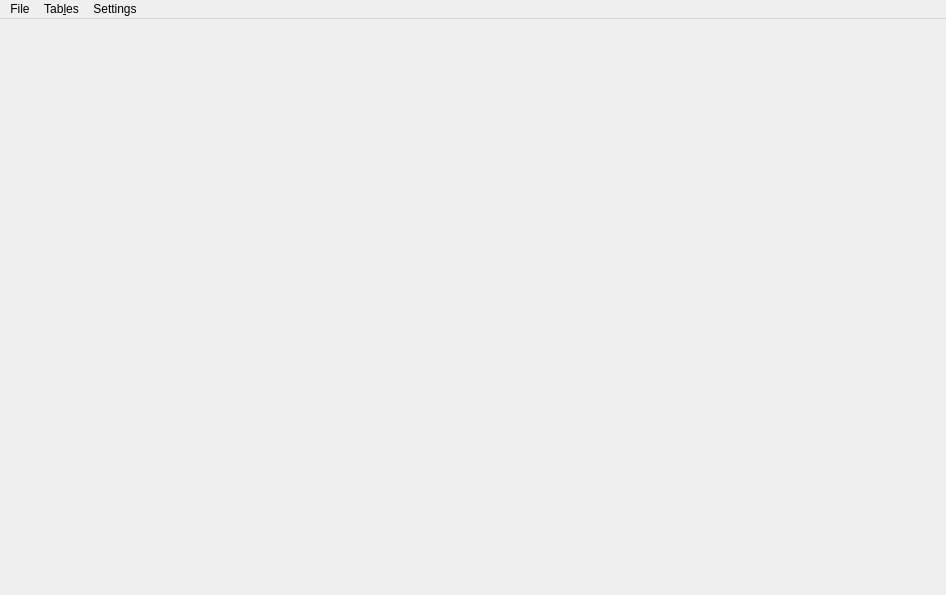
<?xml version="1.0" encoding="UTF-8"?>
<ui version="4.0">
 <class>MainWindow</class>
 <widget class="QMainWindow" name="MainWindow">
  <property name="geometry">
   <rect>
    <x>0</x>
    <y>0</y>
    <width>946</width>
    <height>595</height>
   </rect>
  </property>
  <property name="windowTitle">
   <string>Cal Poly SMV ECU Tuner</string>
  </property>
  <widget class="QWidget" name="centralwidget"/>
  <widget class="QMenuBar" name="menubar">
   <property name="geometry">
    <rect>
     <x>0</x>
     <y>0</y>
     <width>946</width>
     <height>22</height>
    </rect>
   </property>
   <widget class="QMenu" name="menuTables">
    <property name="title">
     <string>Tab&amp;les</string>
    </property>
    <addaction name="actionVolumetric_Efficiency"/>
    <addaction name="actionSpark_Advance"/>
   </widget>
   <widget class="QMenu" name="menuFile">
    <property name="title">
     <string>File</string>
    </property>
    <addaction name="actionOpen_Profile"/>
    <addaction name="actionSave_Profile"/>
    <addaction name="actionSave_Profile_As"/>
   </widget>
   <widget class="QMenu" name="menuSettings">
    <property name="title">
     <string>Settings</string>
    </property>
    <widget class="QMenu" name="menuSerial_Port">
     <property name="title">
      <string>Serial Port</string>
     </property>
     <addaction name="actionNo_Devices"/>
    </widget>
    <addaction name="menuSerial_Port"/>
   </widget>
   <addaction name="menuFile"/>
   <addaction name="menuTables"/>
   <addaction name="menuSettings"/>
  </widget>
  <action name="actionVolumetric_Efficiency">
   <property name="text">
    <string>&amp;Volumetric Efficiency</string>
   </property>
  </action>
  <action name="actionSpark_Advance">
   <property name="text">
    <string>&amp;Spark Advance</string>
   </property>
  </action>
  <action name="actionNo_Devices">
   <property name="enabled">
    <bool>false</bool>
   </property>
   <property name="text">
    <string>No Devices</string>
   </property>
  </action>
  <action name="actionOpen_Profile">
   <property name="text">
    <string>Open Profile...</string>
   </property>
  </action>
  <action name="actionSave_Profile">
   <property name="text">
    <string>Save Profile</string>
   </property>
  </action>
  <action name="actionSave_Profile_As">
   <property name="text">
    <string>Save Profile As...</string>
   </property>
  </action>
 </widget>
 <resources/>
 <connections/>
</ui>
